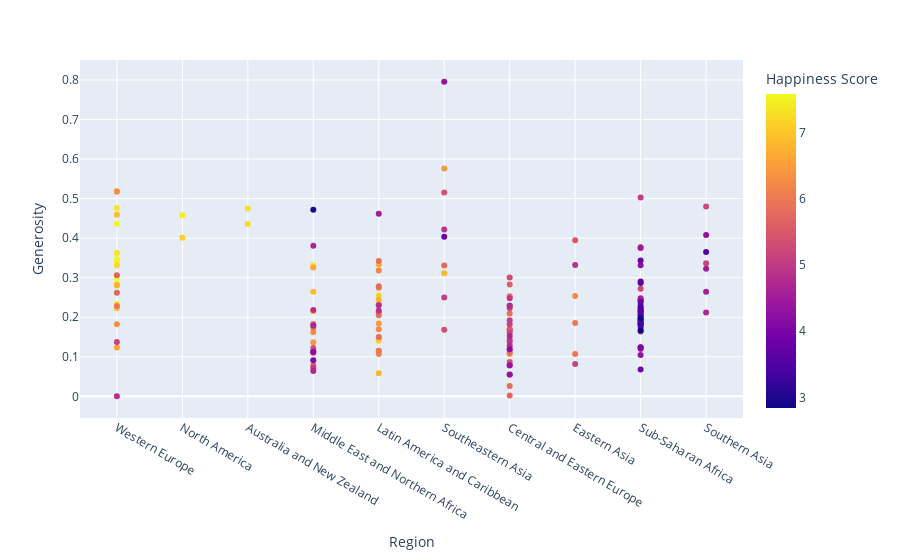

The code cell stored with this chart in its notebook:
### Code cell
plt.figure(figsize=(15,7))
GDP = px.scatter(df,x= 'Region', y = 'Generosity',color = 'Happiness Score')
GDP.show()

### Figure 1 — Plotly figure (JSON) as saved in the notebook; plotly's stock layout.template omitted (floating-point values rounded to 4 significant figures; data arrays with more than 128 entries replaced by an {"elided": "..."} marker saying what was removed)
{"data": [{"hovertemplate": "Region=%{x}<br>Generosity=%{y}<br>Happiness Score=%{marker.color}<extra></extra>", "legendgroup": "", "marker": {"color": {"elided": "158 float values"}, "coloraxis": "coloraxis", "symbol": "circle"}, "mode": "markers", "name": "", "orientation": "v", "showlegend": false, "type": "scatter", "x": {"elided": "158 str values"}, "xaxis": "x", "y": {"elided": "158 float values"}, "yaxis": "y"}], "layout": {"coloraxis": {"colorbar": {"title": {"text": "Happiness Score"}}, "colorscale": [[0, "#0d0887"], [0.1111, "#46039f"], [0.2222, "#7201a8"], [0.3333, "#9c179e"], [0.4444, "#bd3786"], [0.5556, "#d8576b"], [0.6667, "#ed7953"], [0.7778, "#fb9f3a"], [0.8889, "#fdca26"], [1, "#f0f921"]]}, "legend": {"tracegroupgap": 0}, "margin": {"t": 60}, "xaxis": {"anchor": "y", "domain": [0, 1], "title": {"text": "Region"}}, "yaxis": {"anchor": "x", "domain": [0, 1], "title": {"text": "Generosity"}}}}
